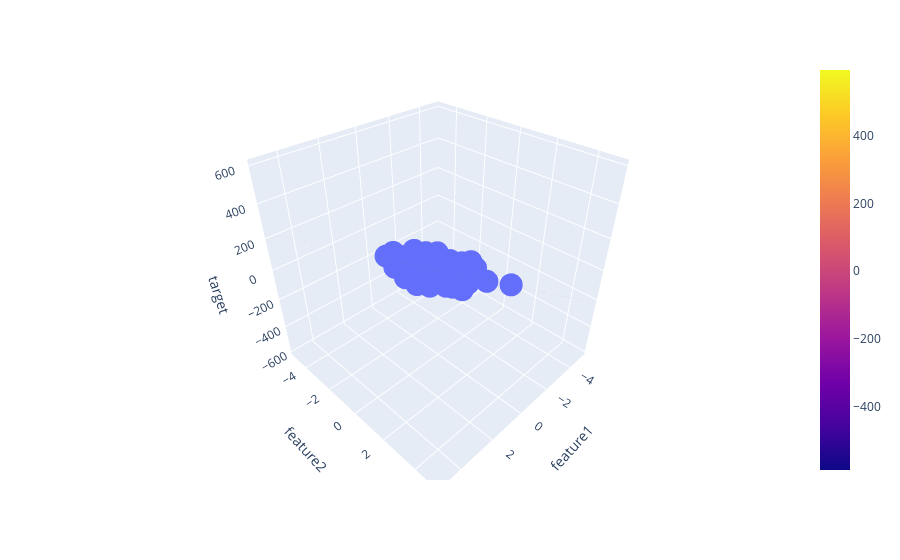

Write notebook code for a chart like this one.
### Code cell
fig = px.scatter_3d(df, x='feature1', y='feature2', z='target')

fig.add_trace(go.Surface(x = x, y = y, z = z ))

fig.show()
